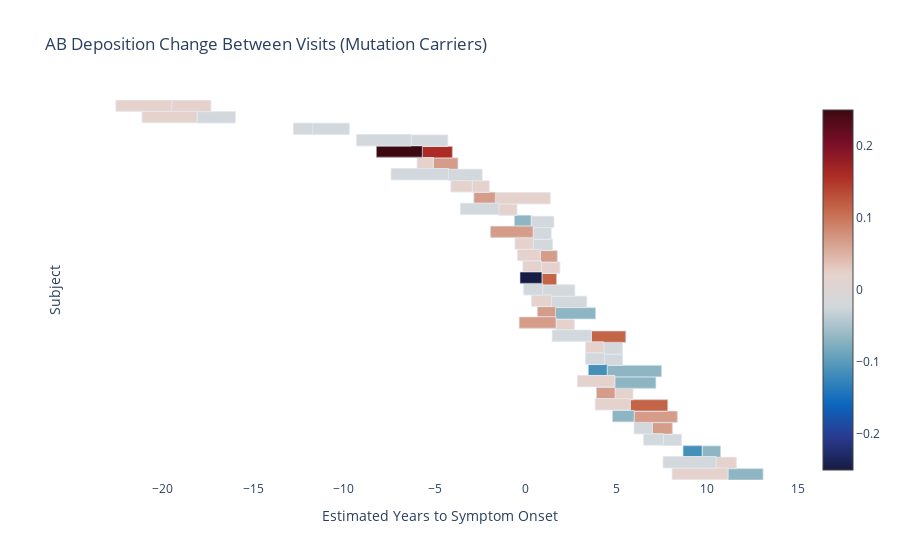

Notebook source saved alongside this figure:
### Code cell
ab_eyo_gantt_plot(ab_prob_gantt_df, mut_status=1, minn=-0.25)
